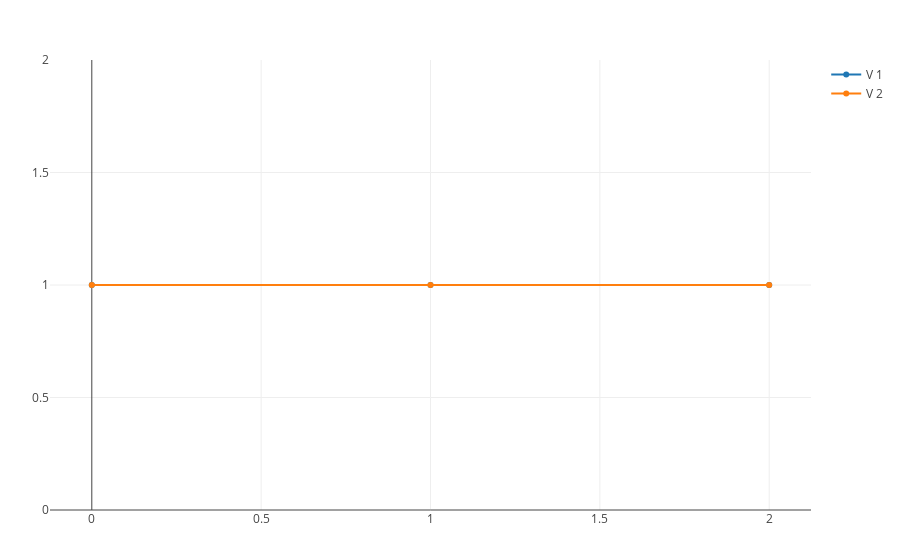
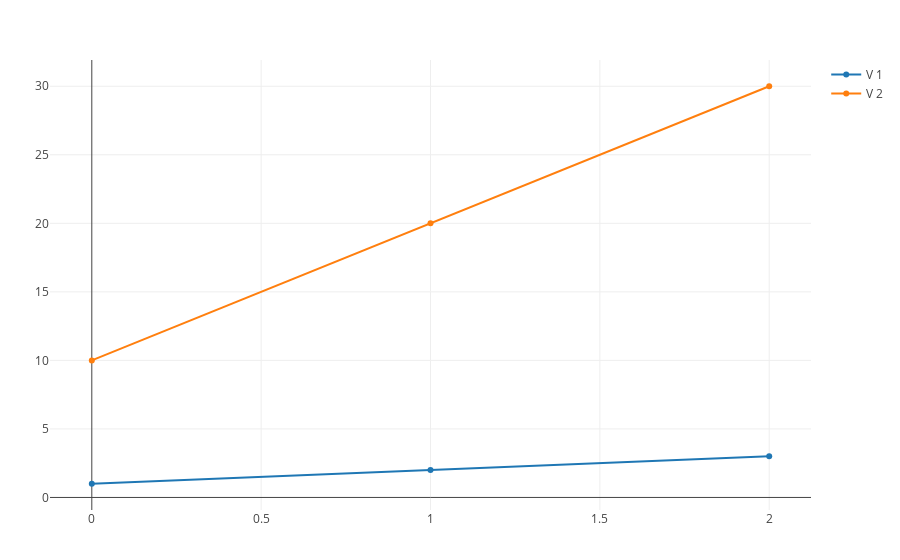
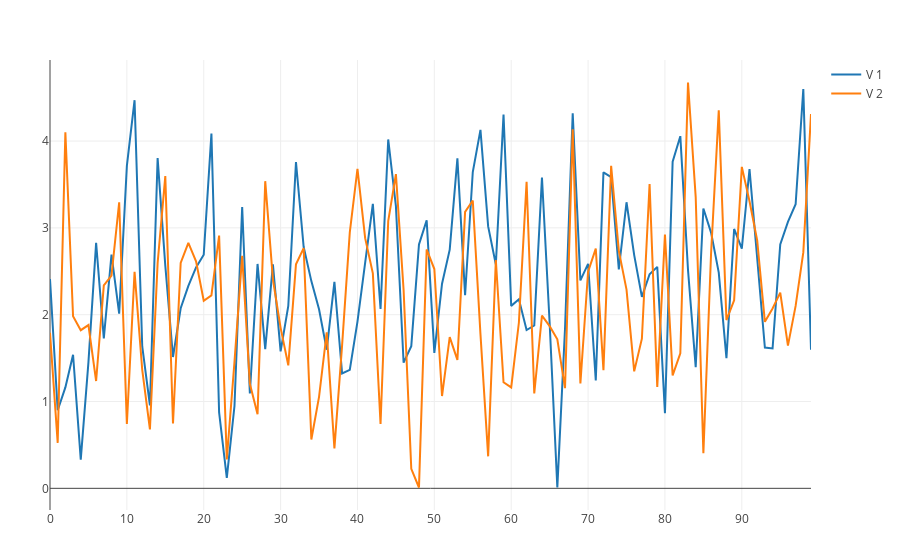

These figures' notebook cell, in order:
### Code cell
for (v_1, v_2) in (
    (
        [1,1,1],
        [1,1,1],
    ),
    (
        [1,2,3],
        [10, 20, 30],
    ),
    (
        shift_minimum(randn(100), "0<"),
        shift_minimum(randn(100), "0<"),
    )
)
    
    plot_v_1_v_2(v_1, v_2)

    display(compute_kld(v_1, v_2))
    
    display(compute_jsd(v_1, v_2))
    
    display(compute_zd(v_1, v_2))
    
end

### Figure 1 — Plotly figure (JSON) as saved in the notebook; plotly's stock layout.template omitted (floating-point values rounded to 4 significant figures)
{"data": [{"name": "V 1", "type": "scatter", "y": [1, 1, 1]}, {"name": "V 2", "type": "scatter", "y": [1, 1, 1]}], "layout": {"margin": {"b": 50, "l": 50, "r": 50, "t": 60}}}

### Figure 2 — Plotly figure (JSON) as saved in the notebook; plotly's stock layout.template omitted (floating-point values rounded to 4 significant figures)
{"data": [{"name": "V 1", "type": "scatter", "y": [1, 2, 3]}, {"name": "V 2", "type": "scatter", "y": [10, 20, 30]}], "layout": {"margin": {"b": 50, "l": 50, "r": 50, "t": 60}}}

### Figure 3 — Plotly figure (JSON) as saved in the notebook; plotly's stock layout.template omitted (floating-point values rounded to 4 significant figures)
{"data": [{"name": "V 1", "type": "scatter", "y": [2.41, 0.899, 1.163, 1.538, 0.3299, 1.45, 2.827, 1.728, 2.693, 2.013, 3.715, 4.471, 1.634, 0.9551, 3.804, 2.566, 1.513, 2.074, 2.332, 2.545, 2.691, 4.086, 0.8742, 0.12, 0.9477, 3.241, 1.092, 2.584, 1.603, 2.58, 1.578, 2.101, 3.759, 2.78, 2.387, 2.062, 1.596, 2.378, 1.322, 1.365, 1.92, 2.615, 3.276, 2.065, 4.019, 3.25, 1.447, 1.638, 2.81, 3.087, 1.56, 2.357, 2.75, 3.8, 2.224, 3.643, 4.129, 3.017, 2.577, 4.305, 2.102, 2.178, 1.824, 1.875, 3.581, 1.902, 0.01011, 1.841, 4.319, 2.396, 2.585, 1.242, 3.64, 3.584, 2.522, 3.295, 2.687, 2.206, 2.466, 2.551, 0.8644, 3.762, 4.056, 2.514, 1.395, 3.223, 2.945, 2.485, 1.499, 2.988, 2.762, 3.678, 2.694, 1.622, 1.611, 2.809, 3.07, 3.272, 4.599, 1.595]}, {"name": "V 2", "type": "scatter", "y": [1.791, 0.5229, 4.102, 1.982, 1.821, 1.88, 1.236, 2.337, 2.452, 3.295, 0.7413, 2.493, 1.365, 0.6795, 2.594, 3.596, 0.7475, 2.597, 2.826, 2.614, 2.16, 2.222, 2.911, 0.3318, 1.457, 2.679, 1.204, 0.8543, 3.538, 2.407, 1.849, 1.417, 2.581, 2.767, 0.5629, 1.054, 1.796, 0.4603, 1.647, 2.949, 3.679, 2.881, 2.476, 0.7403, 3.079, 3.618, 2.284, 0.2252, 0.009536, 2.752, 2.526, 1.063, 1.742, 1.479, 3.184, 3.315, 1.776, 0.3686, 2.63, 1.222, 1.163, 1.91, 3.53, 1.092, 1.99, 1.868, 1.716, 1.154, 4.136, 1.207, 2.495, 2.76, 1.36, 3.715, 2.735, 2.289, 1.347, 1.724, 3.506, 1.168, 2.923, 1.301, 1.556, 4.674, 3.355, 0.4034, 2.706, 4.353, 1.938, 2.165, 3.702, 3.307, 2.857, 1.918, 2.072, 2.255, 1.643, 2.101, 2.718, 4.312]}], "layout": {"margin": {"b": 50, "l": 50, "r": 50, "t": 60}}}
